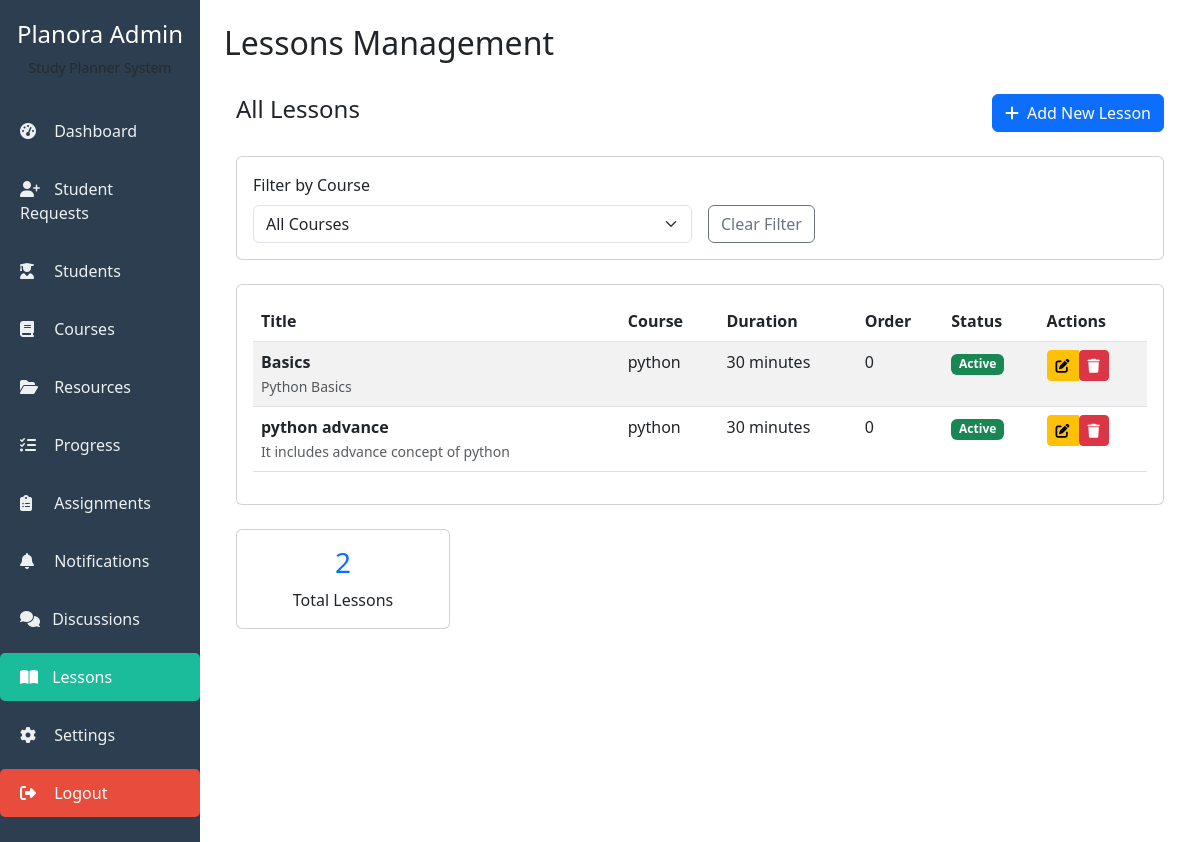
The page /admin_lessons/ (signed in) on the database its author committed.
### core/models.py (models this page shows, shortened)
class Lesson(models.Model):
    course = models.ForeignKey(Course, on_delete=models.CASCADE)
    title = models.CharField(max_length=200)
    description = models.TextField(blank=True)
    content = models.TextField(help_text="HTML content for the lesson")
    video_url = models.URLField(blank=True, null=True)
    duration = models.CharField(max_length=50, default='30 minutes')
    order = models.IntegerField(default=0)
    is_active = models.BooleanField(default=True)
    created_at = models.DateTimeField(auto_now_add=True)
    class Meta:
        ordering = ['course', 'order']

class Course(models.Model):
    name = models.CharField(max_length=100)
    description = models.TextField(blank=True, null=True)

### core/views.py (the view)
# urls.py: path('admin_lessons/', views.admin_lessons, name='admin_lessons'),
@login_required
def admin_lessons(request):
    if not request.user.is_staff and not request.user.is_superuser:
        messages.error(request, "Access denied!")
        return redirect('home')
    course_id = request.GET.get('course_id')
    if course_id:
        lessons = Lesson.objects.filter(course_id=course_id).select_related('course').order_by('order')
        course = get_object_or_404(Course, id=course_id)
    else:
        lessons = Lesson.objects.all().select_related('course').order_by('course__name', 'order')
        course = None
    courses = Course.objects.all()
    context = {
        'lessons': lessons,
        'courses': courses,
        'selected_course': course,
        'total_lessons': lessons.count(),
    }
    return render(request, 'admin_panel/lessons.html', context)

### core/templates/admin_panel/lessons.html (shortened to what this page needs)
{% extends 'admin_panel/base_admin.html' %}
{% block page_title %}Lessons Management{% endblock %}
{% block content %}
<div class="container-fluid">
    <div class="d-flex justify-content-between align-items-center mb-4">
        <div>
            <h4>All Lessons</h4>
        </div>
        <div>
            <a href="{% url 'add_lesson' %}" class="btn btn-primary">
                <i class="fas fa-plus me-2"></i>Add New Lesson
            </a>
        </div>
    </div>
    <div class="card mb-4">
        <div class="card-body">
            <form method="get" class="row g-3">
                <div class="col-md-6">
                    <label for="course_id" class="form-label">Filter by Course</label>
                    <select name="course_id" id="course_id" class="form-select" onchange="this.form.submit()">
                        <option value="">All Courses</option>
                    </select>
                </div>
                <div class="col-md-6 d-flex align-items-end">
                    <a href="{% url 'admin_lessons' %}" class="btn btn-outline-secondary">Clear Filter</a>
                </div>
            </form>
        </div>
    </div>
    <div class="card">
        <div class="card-body">
            {% if lessons %}
            <div class="table-responsive">
                <table class="table table-striped">
                    <thead>
                        <tr>
                            <th>Title</th>
                            <th>Course</th>
                            <th>Duration</th>
                            <th>Order</th>
                            <th>Status</th>
                            <th>Actions</th>
                        </tr>
                    </thead>
                    <tbody>
                        {% for lesson in lessons %}
                        <tr>
                            <td>
                                <strong>{{ lesson.title }}</strong>
                                <br>
                                <small class="text-muted">{{ lesson.description|truncatewords:10 }}</small>
                            </td>
                            <td>{{ lesson.course.name }}</td>
                            <td>{{ lesson.duration }}</td>
                            <td>{{ lesson.order }}</td>
                            <td>
                                <span class="badge {% if lesson.is_active %}bg-success{% else %}bg-secondary{% endif %}">
                                    {{ lesson.is_active|yesno:"Active,Inactive" }}
                                </span>
                            </td>
                            <td>
                                <div class="btn-group">
                                    <a href="{% url 'edit_lesson' lesson.id %}" class="btn btn-sm btn-warning">
                                        <i class="fas fa-edit"></i>
                                    </a>
                                    <form method="post" action="{% url 'delete_lesson' lesson.id %}" class="d-inline">
                                        <button type="submit" class="btn btn-sm btn-danger" onclick="return confirm('Delete this lesson?')">
                                            <i class="fas fa-trash"></i>
                                        </button>
                                    </form>
                                </div>
                            </td>
                        </tr>
                        {% endfor %}
                    </tbody>
                </table>
            </div>
            {% endif %}
        </div>
    </div>
    <div class="row mt-4">
        <div class="col-md-3">
            <div class="card text-center">
                <div class="card-body">
                    <h3 class="text-primary">{{ total_lessons }}</h3>
                    <p class="mb-0">Total Lessons</p>
                </div>
            </div>
        </div>
    </div>
</div>
{% endblock %}

### rows shown on the page
Lesson: title "Basics", description "Python Basics", course.name "python", duration "30 minutes", order "0", is_active "Active"
Lesson: title "python advance", description "It includes advance concept of python", course.name "python", duration "30 minutes", order "0", is_active "Active"

### other values the page prints
{{ total_lessons }} "2"
